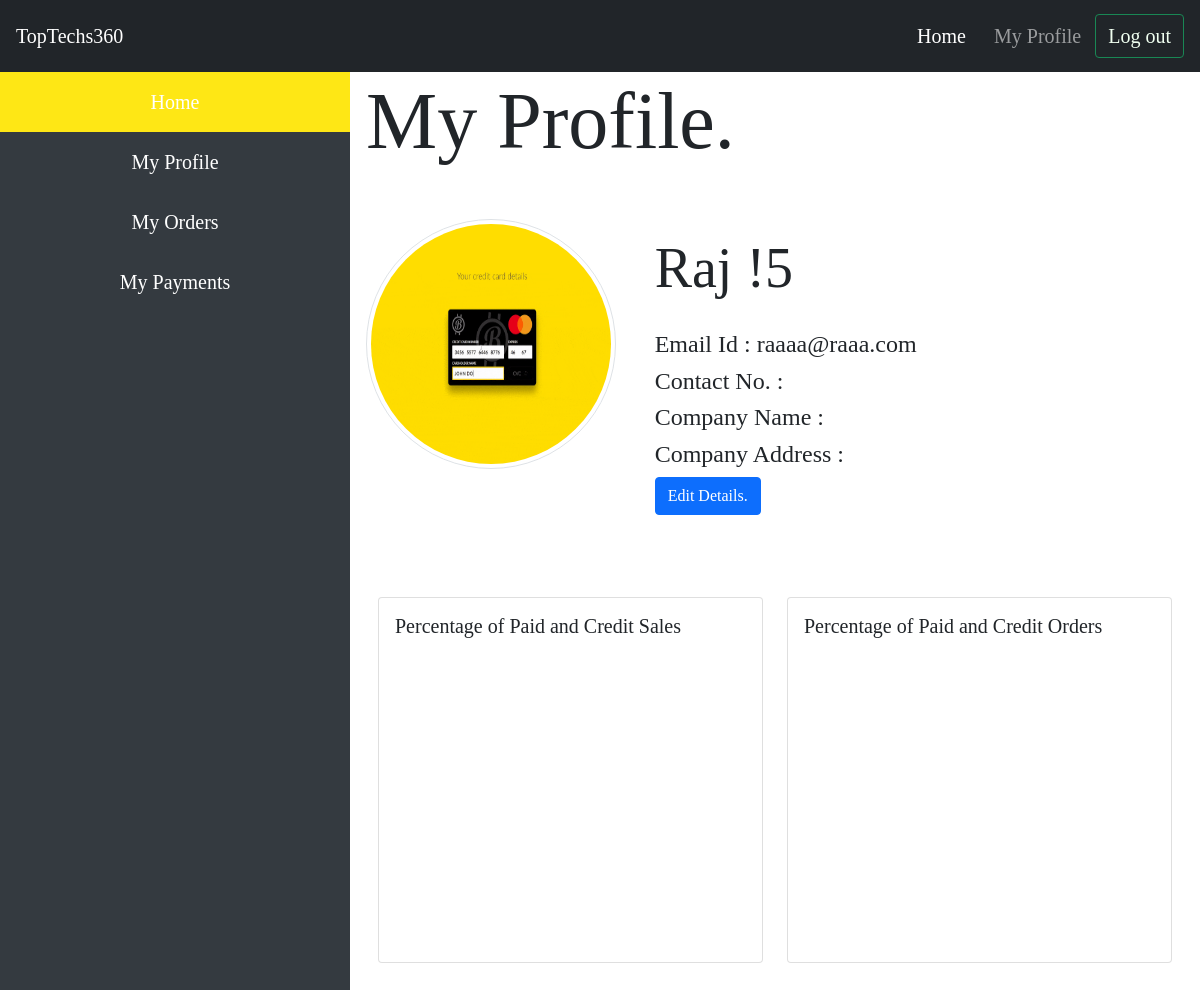
Page /myProfile.php (signed in) on the committed database.
### tables this page shows
CREATE TABLE `users` (
  `id` int(11) NOT NULL,
  `date of creation` datetime NOT NULL,
  `first name` text NOT NULL,
  `last name` text NOT NULL,
  `email` text NOT NULL,
  `password` text NOT NULL
);

### myProfile.php (the view, shortened to what this page needs)
<?php
$contactNo = "";
$companyName = "";
$address = "";
if (array_key_exists("id", $_SESSION)) {
    include "connection.php";
    $query = "SELECT `first name`, `last name`, `email` FROM `users` WHERE id = '" . mysqli_real_escape_string($link, $_SESSION['id']) . "' LIMIT 1";
    $row = mysqli_fetch_array(mysqli_query($link, $query));
    $firstName = $row['first name'];
    $lastName = $row['last name'];
    $email = $row['email'];
} else {
    header("Location: index.php");
}
?>
<?php include "header.php";
include "navBarTop.php";
include "sideNavBar.php"; ?>
<link rel="stylesheet" type="text/css" href="assets\css\profile-photo.css">
<div class="content">
    <h6 class="display-1">My Profile.</h6>
    <div class="container">
        <div class="card mb-3" id="card-noBorder">
            <div class="row no-gutters">
                <div class="col-md-4">
                    <div class="flip-card">
                        <div class="flip-card-inner">
                            <div class="flip-card-front">
                                <img src="assets\img\payment.gif" alt="..." class="img-thumbnail">
                            </div>
                            <div class="flip-card-back">
                                <h1><a href="">Change Profile image...</a></h1>
                            </div>
                        </div>
                    </div>
                </div>
                <div class="col-md-8">
                    <div class="card-body">
                        <h1 class="display-4"><?php echo  $firstName . " " . $lastName; ?></h1>
                        <br>
                        <h4><?php echo  "Email Id : " . $email; ?></h4>
                        <h4><?php echo  "Contact No. : " . $contactNo;  ?></h4>
                        <h4><?php echo  "Company Name : " . $companyName; ?></h4>
                        <h4><?php echo  "Company Address : " . $address; ?></h4>
                        <button type="button" class="btn btn-primary" data-toggle="modal" data-target="#staticBackdrop">
                            Edit Details.
                        </button>
                    </div>
                </div>
            </div>
        </div>
        <div class="row">
            <div class="col-sm-6">
                <div class="card">
                    <div class="card-body">
                        <h5 class="card-title">Percentage of Paid and Credit Sales</h5>
                        <div id="salespiechart" style="height: 300px">
                        </div>
                    </div>
                </div>
            </div>
            <div class="col-sm-6">
                <div class="card">
                    <div class="card-body">
                        <h5 class="card-title">Percentage of Paid and Credit Orders</h5>
                        <div id="orderspiechart" style="height: 300px">
                        </div>
                    </div>
                </div>
            </div>
        </div>
    </div>
</div>
<?php include "footer.php"; ?>

### css/style.css (style rules this page uses)
* { margin: 0; padding: 0; }
body { font: 14px/1.4 Georgia, serif; }

### assets/css/nav-bar.css (style rules this page uses)
div.content { margin-left: 350px; padding: 1px 16px; height: 1000px; }

### assets/css/profile-photo.css (style rules this page uses)
.flip-card { background-color: transparent; width: 250px; height: 250px; perspective: 1000px; }
.flip-card-inner { position: relative; width: 100%; height: 100%; text-align: center; transition: transform 0.6s; transform-style: preserve-3d; }
.flip-card-front, .flip-card-back { position: absolute; width: 100%; height: 100%; -webkit-backface-visibility: hidden; backface-visibility: hidden; }
.flip-card-front { border-radius: 50%; color: black; }
.flip-card-back { background-color: #FF5300; color: white; transform: rotateY(180deg); border-radius: 50%; }
.flip-card-back h1 { margin-top: 50px; }
.flip-card-back h1 a { color: WHITE; }

### header.php (style rules this page uses)
body:not(.modal-open) { padding-right: 0px !important; }
* { margin: 0; padding: 0; box-sizing: border-box; }
img { width: 320px; }
.card { margin: 50px auto; }
#card-noBorder { border: none; }
.img-thumbnail { width: 250px; height: 250px; border-radius: 50%; }

### rows in the picture
users: first name "Raj", last name "!5", email "raaaa@raaa.com"
